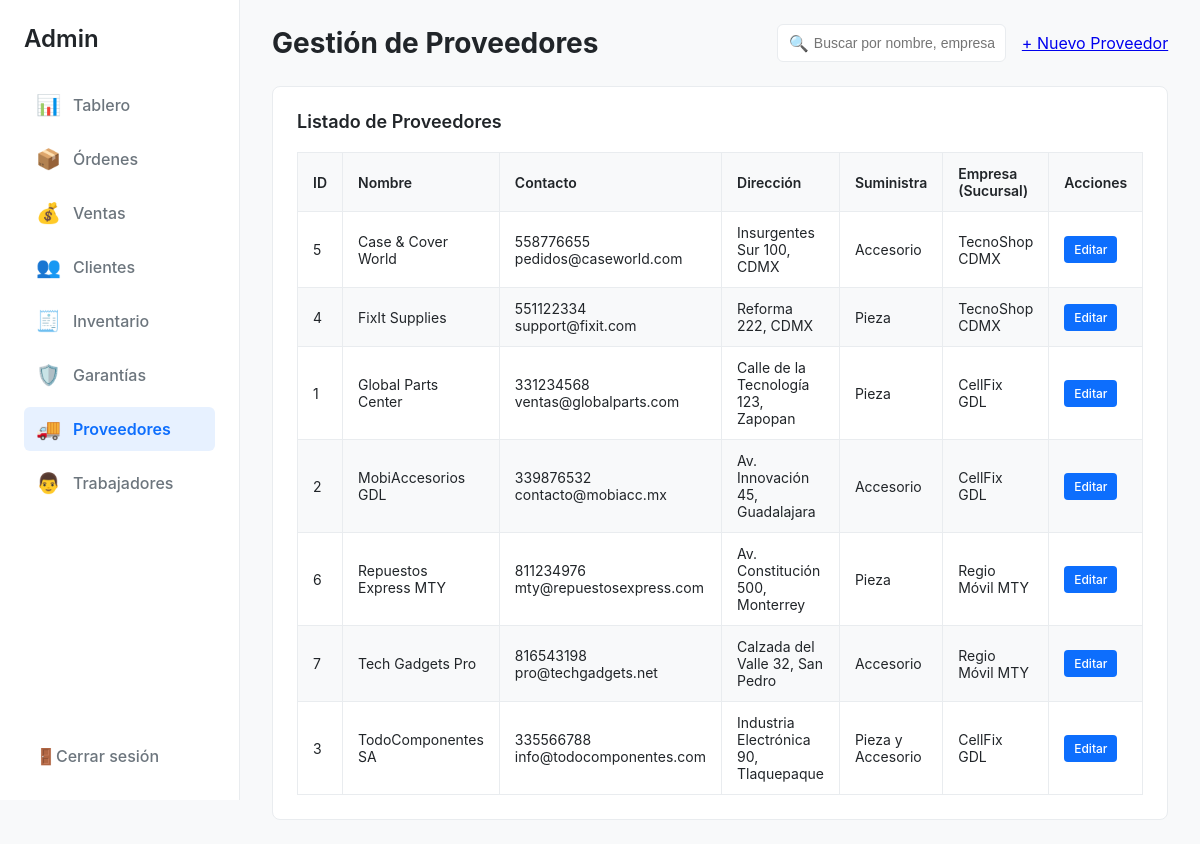
Before: /admin/proveedores.php (signed in) with the older database file.
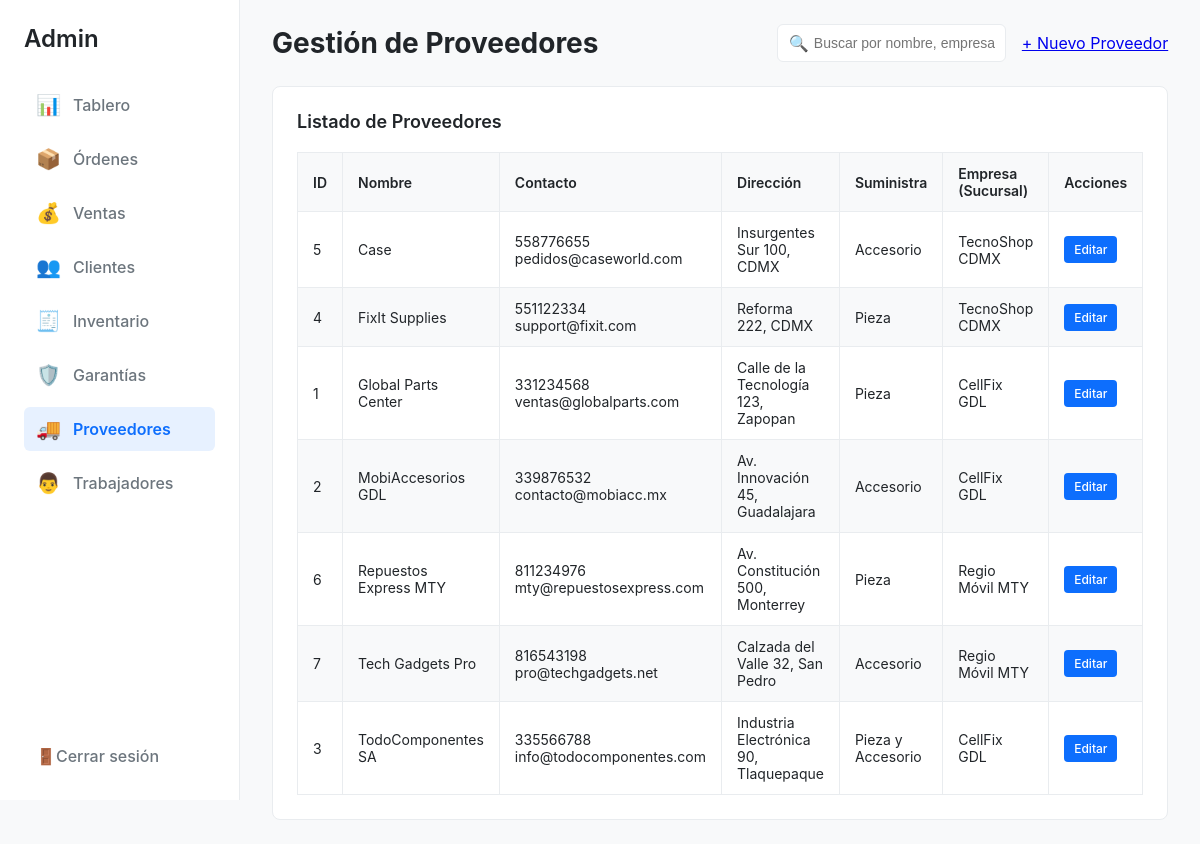
After: the same page with the newer database file.
### tables this page shows
CREATE TABLE `proveedor` (
  `id_proveedor` int(11) NOT NULL,
  `id_empresa` int(11) NOT NULL,
  `nombre` varchar(100) NOT NULL,
  `pieza_accesorio` varchar(100) NOT NULL,
  `telefono` varchar(20) NOT NULL,
  `correo` varchar(100) NOT NULL,
  `direccion` varchar(100) NOT NULL
);

CREATE TABLE `empresa` (
  `id_empresa` int(11) NOT NULL,
  `nombre_empresa` varchar(100) NOT NULL,
  `telefono` varchar(15) NOT NULL,
  `correo` varchar(100) NOT NULL,
  `direccion` varchar(100) NOT NULL
);

### html/admin/proveedores.php (the view, shortened to what this page needs)
<?php
require '../config/conexion.php';
try {
    $sql = "SELECT
                prov.id_proveedor,
                prov.nombre,
                prov.pieza_accesorio,
                prov.telefono,
                prov.correo,
                prov.direccion,
                e.nombre_empresa
            FROM proveedor AS prov
            JOIN empresa AS e ON prov.id_empresa = e.id_empresa
            ORDER BY prov.nombre ASC";
    $stmt_proveedores = $pdo->query($sql);
    $proveedores = $stmt_proveedores->fetchAll(PDO::FETCH_ASSOC);
} catch (\PDOException $e) {
    echo "Error al consultar la base de datos: " . $e->getMessage();
    die();
}
?>
<!DOCTYPE html>
<html lang="es">
<head>
</head>
<body>
    <aside class="sidebar">
        <div class="sidebar-header">
            Admin
        </div>
        <nav class="sidebar-nav">
            <ul>
                <li><a href="../admin/dashboard.php"><span>📊</span> Tablero</a></li>
                <li><a href="../common/ordenes.php" ><span>📦</span> Órdenes</a></li>
                <li><a href="ventas.php"><span>💰</span> Ventas</a></li>
                <li><a href="../admin/clientes.php"><span>👥</span> Clientes</a></li>
                <li><a href="../admin/inventario.php"><span>🧾</span> Inventario</a></li>
                <li><a href="../common/garantias.php"><span>🛡️</span> Garantías</a></li>
                <li><a href="../admin/proveedores.php"  class="active"><span>🚚</span> Proveedores</a></li>
                <li><a href="../admin/trabajadores.php"><span>👨</span> Trabajadores</a></li>
            </ul>
        </nav>
        <div class="sidebar-footer">
            <a href="/controllers/logout.php">
                <span>🚪</span> Cerrar sesión
            </a>
        </div>
    </aside>
    <main class="main-content">
        <header class="main-header">
            <h1>Gestión de Proveedores</h1>
            <div class="header-actions">
                <div class="search-bar">
                    <input type="text" placeholder="Buscar por nombre, empresa...">
                </div>
<a href="proveedor_agregar.php" class="btn-primary">+ Nuevo Proveedor</a>
            </div>
        </header>
        <section class="proveedores-content">
            <div class="card">
                <h2 class="card-header">Listado de Proveedores</h2>
                <table class="data-table">
                    <thead>
                        <tr>
                            <th>ID</th>
                            <th>Nombre</th>
                            <th>Contacto</th>
                            <th>Dirección</th>
                            <th>Suministra</th>
                            <th>Empresa (Sucursal)</th>
                            <th>Acciones</th>
                        </tr>
                    </thead>
                    <tbody>
                        <?php if (empty($proveedores)): ?>
                            <tr>
                                <td colspan="7" style="text-align: center;">No se encontraron proveedores registrados.</td>
                            </tr>
                        <?php else: ?>
                            <?php foreach ($proveedores as $proveedor): ?>
                                <tr>
                                    <td><?php echo htmlspecialchars($proveedor['id_proveedor']); ?></td>
                                    <td><?php echo htmlspecialchars($proveedor['nombre']); ?></td>
                                    <td>
                                        <?php echo htmlspecialchars($proveedor['telefono']); ?><br>
                                        <?php echo htmlspecialchars($proveedor['correo']); ?>
                                    </td>
                                    <td><?php echo htmlspecialchars($proveedor['direccion']); ?></td>
                                    <td><?php echo htmlspecialchars($proveedor['pieza_accesorio']); ?></td>
                                    <td><?php echo htmlspecialchars($proveedor['nombre_empresa']); ?></td>
                                    <td>
                                        <a href="proveedor_editar.php?id=<?php echo $proveedor['id_proveedor']; ?>" class="btn-edit">Editar</a>
                                    </td>
                                </tr>
                            <?php endforeach; ?>
                        <?php endif; ?>
                    </tbody>
                </table>
            </div>
        </section>
    </main>
</body>
</html>

Changed rows visible on the page:
changed proveedor "pedidos@caseworld.com": nombre "Case & Cover World" → "Case"
